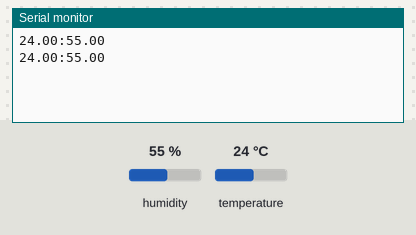
A sketch run on a simulated Arduino Uno, built with avr-gcc and run on an emulated ATmega328P. Parts: the last lines printed to the serial monitor. Inputs (shaded band) come from the test bench; at power-on: humidity 55 %, temperature 24 °C.

Above: at 5.8 s.
5.9 s: humidity set to 22 %
At 10.7 s:
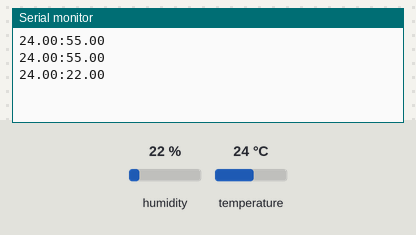
11.9 s: temperature set to 12 °C
At 15.4 s:
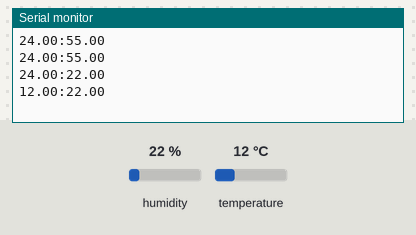
17.9 s: humidity set to 40 %
At 21.3 s:
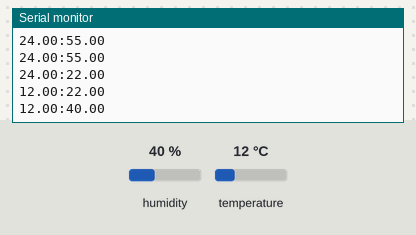
Timing chart, 0 to 22.8 s (numbered marks = the images above; inputs shaded):
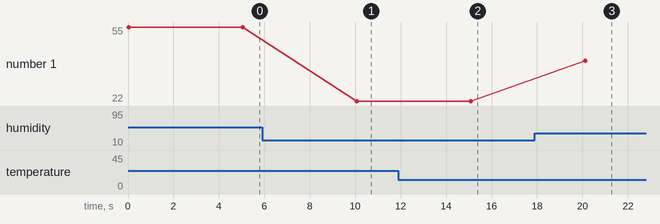

Measured:
- after the input at 5.9 s, the serial monitor: prints a new line after 4.2 s (image 1)
- after the input at 11.9 s, the serial monitor: prints a new line after 3.2 s (image 2)
- after the input at 17.9 s, the serial monitor: prints a new line after 2.2 s (image 3)
- plotted number 1: 55 → 22 after the input at 5.9 s, 22 → 40 after the input at 17.9 s

The sketch:

sketch_aug27b.ino
```cpp
#include "DHT.h"

#define DHTPIN A0

#define DHTTYPE DHT11 //DHT 11

DHT dht (DHTPIN, DHTTYPE);

void setup()
{
  Serial.begin(9600);

  dht.begin();
}

void loop()
{
  //A leitura da temperatura e umidade pode levar 250ms!
  //O atraso do sensor pode chegar a 2 segundos
  float h = dht.readHumidity();
  float t = dht.readTemperature();
  //testa se retorno é valid, caso contrário algo está errado.
  if (isnan(t) || isnan(h))
  {
    Serial.println("Failed to read from DHT");
  }
  else
  {

  Serial.print(t);
  Serial.print(":");
  Serial.println(h);
  }
  delay (5000);
}
```
